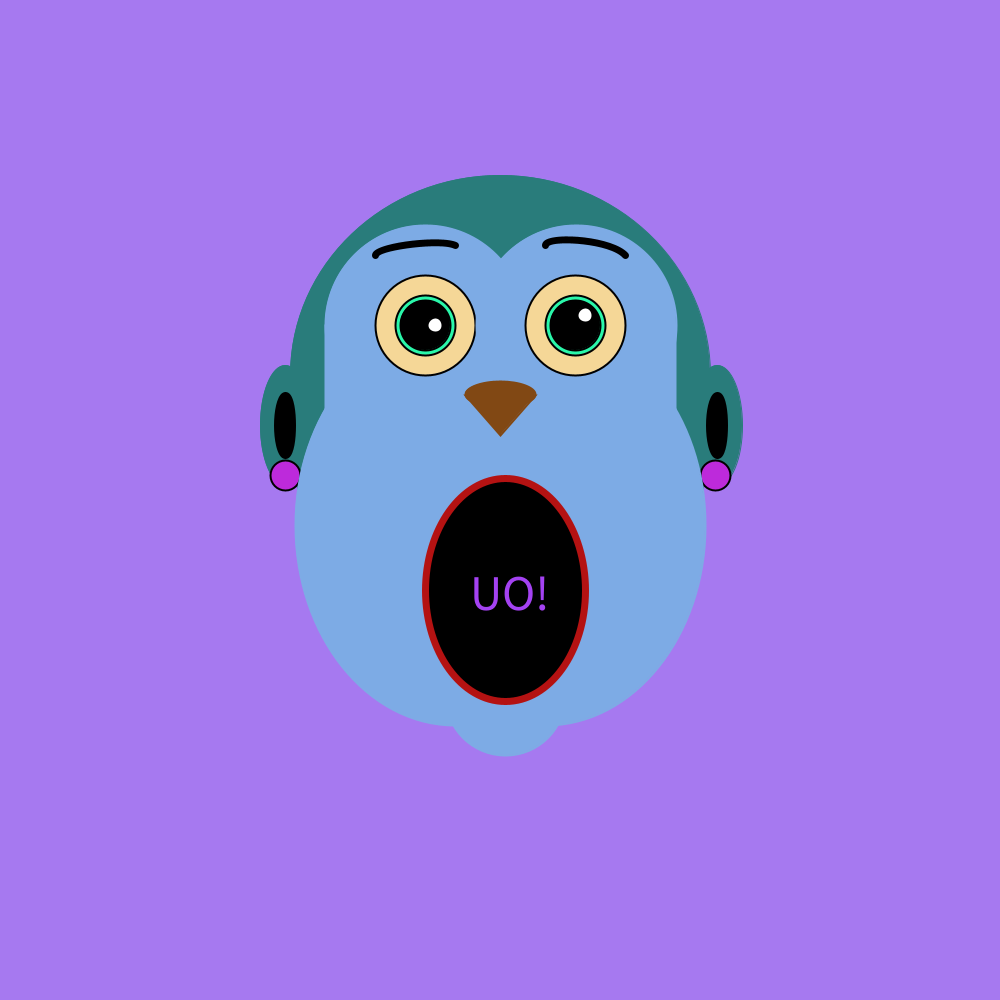
Frame 1 (no input)
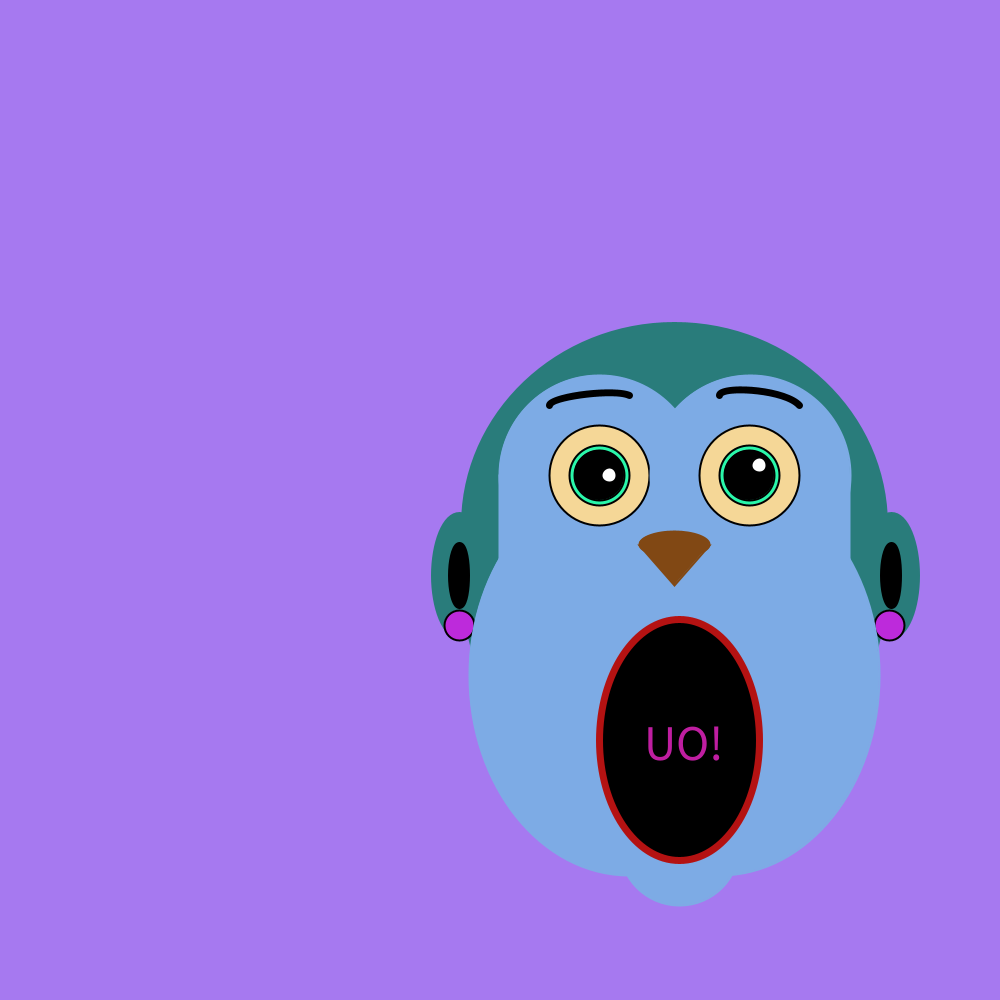
Frame 60 (the mouse pressed at the canvas centre just before this capture)
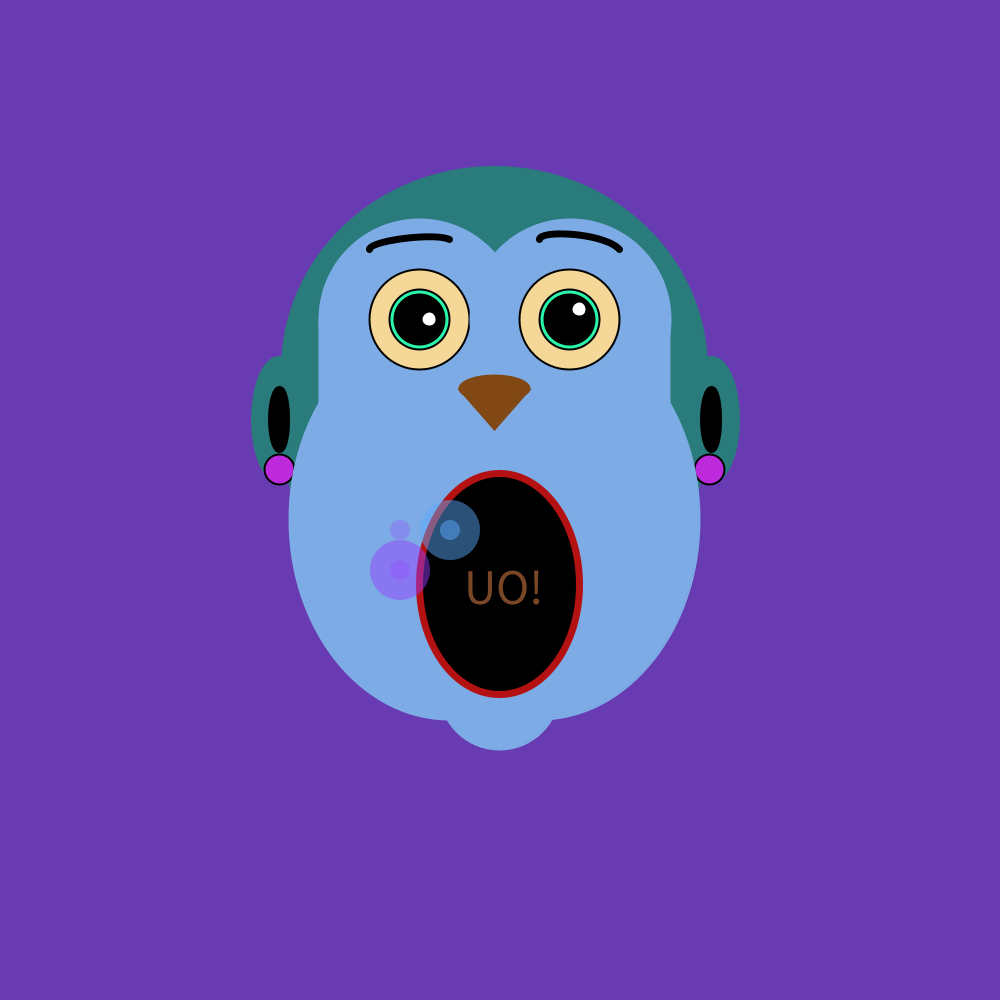
Frame 120 (the mouse held since frame 60 and released just before this capture)

The Processing sketch that drew these frames (run headless with seeded random() and noise(); from frame 60 on, the mouse is pressed at the canvas centre):

// Processing sketch: processing_145298
// ── processing_145298.pde

//VARIABLES
float va;//velocitat X mico
float vb;//velocitat Y mico
float A;// X mico
float B;// Y mico
float amplada= 240;
float altura1=250; 
float altura2=320; 

//SETUP
void setup() {
size(1000,1000);
A=(width/2);
B=(height/2);
print("EVA PORCUNA_GRUP1_2GEDI");
  va=6;
  vb=6;
}

 //FONS
 void draw() {
 
  background(166-mouseY/8, 121-mouseY/8, 240-mouseY/8);
  //canvia el color del fons en funció de la posició Y del mouse
  noStroke();
  

  
//MICO

//ORELLA1
stroke(41,124,123);
fill(41,124,123);
ellipse(-215+A,-75+B,50,120); 

//ORELLA2
stroke(41,124,123);
fill(41,124,123);
ellipse(217+A,-75+B,50,120); 

//CAP
ellipse(A,-125+B,420,400);
ellipse(A,-75+B,420,480); 
stroke(0);
strokeWeight(2);
fill(189,42,219);

ellipse(-215+A,-25+B,30,30);
ellipse(215+A,-25+B,30,30);

//CARA
stroke(125,171,229);
fill(125,171,229);
ellipse(-45+A,25+B,320,400);
ellipse(45+A,25+B,320,400);
stroke(125,171,229);
fill(125,171,229);
rect(-175+A,-175+B,40,200);
rect(135+A,-175+B,40,200);


//ULL PRIMER
ellipse(-75+A,-175+B,200,200);
stroke(0);
fill(255);

//ULL PRIMER GRAN
fill(245,215,151);
ellipse(-75+A,-175+B,100,100);

//CERCLE PRIM ULL PRIMER
fill(42,247,170);
ellipse(-75+A,-175+B,60,60); 

//ULL PRIMER INTERIOR
fill(0);
ellipse(-75+A,-175+B,50,50);

//PUPILA BRILLO
fill(255);
ellipse(-65+A,-175+B,15,15); 

//ULL PRIMER
stroke(125,171,229);
fill(125,171,229);
ellipse(76+A,-175+B,200,200);
stroke(0);
fill(255);

//ULL SEGON GRAN
fill(245,215,151);
ellipse(75+A,-175+B,100,100);

//CERCLE PRIM ULL SEGON
fill(42,247,170);
ellipse(75+A,-175+B,60,60); 

//ULL SEGON INTERIOR
fill(0);
ellipse(75+A,-175+B,50,50); 

//PUPILA ULL DOS BRILLO
fill(255);
ellipse(85+A,-185+B,15,15); 

//NAS
stroke(129,72,20);
fill(129,72,20);
triangle(-35+A,-105+B,35+A,-105+B,A,-65+B); 
ellipse(A,-106+B,70,25);

fill(255);

//BARBETA
stroke(125,171,229);
fill(125,171,229);
ellipse(5+A,195+B,120,120);

//BOCA
stroke(180,18,18);
strokeWeight(7);
fill(0);
ellipse(5+A,90+B,160,160+B/8);

//INTERIOR ORELLES
stroke(0);
fill(0);
ellipse(-215+A,-75+B,15,60);
ellipse(217+A,-75+B,15,60);

//CELLES
stroke(0);
noFill();

curve(-35+A, -202+B, -45+A, -255+B, -125+A, -245+B, -45+A, -202+B); 
curve(135+A, -155+B, 125+A, -245+B, 45+A,-255+B, 125+A, -185+B); 


//LLETRES BU
textSize(50);
fill (random(255),random(255),random(255)) ;
text ("UO!", -30+A, 110+B);

//POMPES SABÓ QUE ES MOUEN EN FUNCIÓ D'ON CLIQUEM AMB EL MOUSE
 if (mousePressed){
   
   A=mouseX;
   B=mouseY;
   
  
   noStroke();
   fill(random(233),random(234),mouseX,70);
   ellipse(mouseX-50,mouseY+30,20,20);
   ellipse(height-mouseX-50,mouseY+30,20,20);
   ellipse(mouseX-50,width-mouseY+30,60,60);
   ellipse(height-mouseX-50,width-mouseY+30,60,60);
   fill(random(233),random(234),mouseX,70);
   ellipse(mouseX-100,mouseY+30,20,20);
   ellipse(height-mouseX-100,mouseY+70,20,20);
   ellipse(mouseX-100,width-mouseY+70,60,60);
   ellipse(height-mouseX-100,width-mouseY+70,60,60);

}

//MOVIMENT REBOT 
  A=A+va;
  B=B+vb;
 
//el mico rebota amb els limits.Primer en x i després en y
  if (A+amplada>width||A-amplada<0) {
    va=-va;
  }
  if (B+altura1>height||B-altura2<0) {
    vb=-vb;
  }

}
